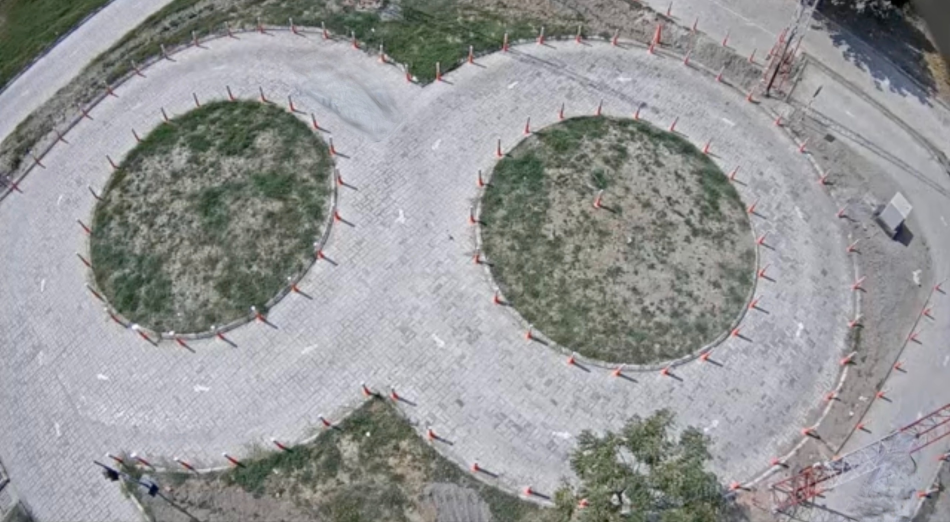
#> input picture reference_frame.jpg, 2850 x 1566 px (shown at 1/3 size)
$ python build_homography.py
#> lines starting #> are read from the running program, lines starting #| are printed output that depends on the picture
import cv2
import json
import numpy as np

IMG_PATH = "reference_frame.jpg"
POINTS_FILE = "ground_points.json"
OUT_FILE = "homography.npy"

img = cv2.imread(IMG_PATH)
#> img is the input picture: shape (1566, 2850, 3); mean B, G, R 151.3, 150.5, 149.6
h, w = img.shape[:2]
#> h = 1566; w = 2850

with open(POINTS_FILE) as f:
#> (reads ground_points.json from the repository)
    src_pts = np.array(json.load(f), dtype=np.float32)

# destination rectangle (top-down)
dst_pts = np.array([
    [0, 0],
    [800, 0],
    [800, 800],
    [0, 800]
], dtype=np.float32)

H, _ = cv2.findHomography(src_pts, dst_pts)
np.save(OUT_FILE, H)

print("✅ Homography saved as homography.npy")

# Preview
topdown = cv2.warpPerspective(img, H, (800, 800))
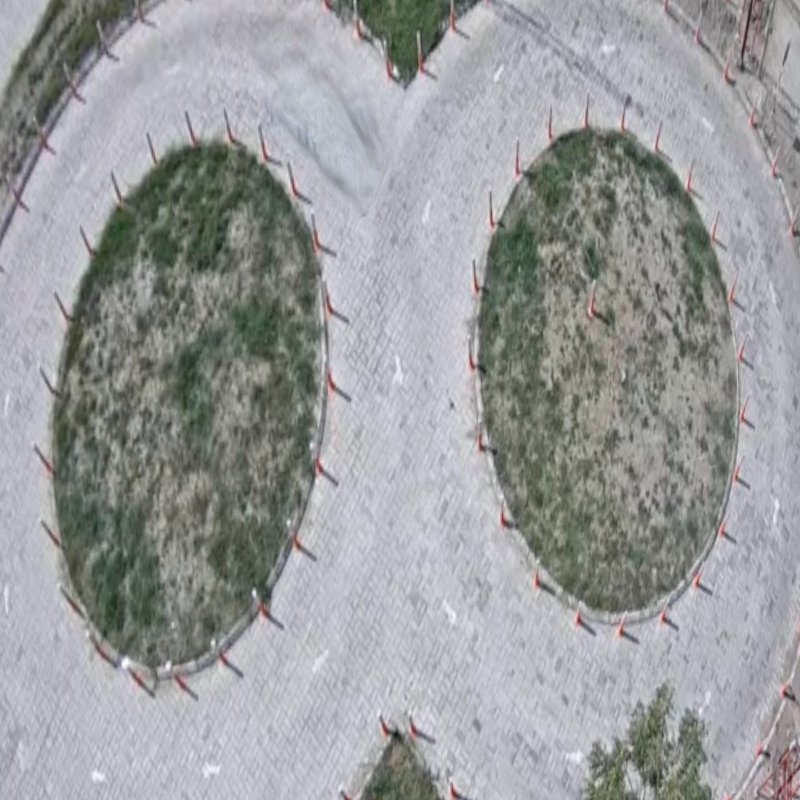
#> topdown: shape (800, 800, 3); mean B, G, R 156.5, 155.8, 154.4
cv2.imshow("Top-Down View", topdown)
cv2.waitKey(0)
cv2.destroyAllWindows()
